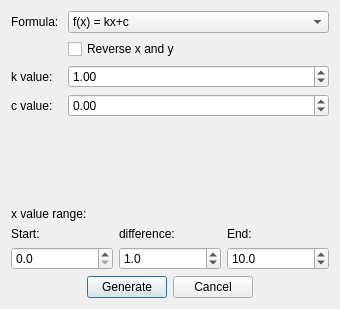
<?xml version="1.0" encoding="UTF-8"?>
<ui version="4.0">
 <class>Dialog</class>
 <widget class="QDialog" name="Dialog">
  <property name="geometry">
   <rect>
    <x>0</x>
    <y>0</y>
    <width>340</width>
    <height>309</height>
   </rect>
  </property>
  <property name="minimumSize">
   <size>
    <width>340</width>
    <height>309</height>
   </size>
  </property>
  <property name="maximumSize">
   <size>
    <width>340</width>
    <height>309</height>
   </size>
  </property>
  <property name="windowTitle">
   <string>Formula ...</string>
  </property>
  <property name="windowIcon">
   <iconset resource="../../../icons.qrc">
    <normaloff>:/icons/DimensionalSynthesis.png</normaloff>:/icons/DimensionalSynthesis.png</iconset>
  </property>
  <property name="modal">
   <bool>true</bool>
  </property>
  <layout class="QVBoxLayout" name="verticalLayout_4">
   <item>
    <layout class="QFormLayout" name="formLayout">
     <item row="0" column="1">
      <widget class="QComboBox" name="formula">
       <item>
        <property name="text">
         <string>f(x) = kx+c</string>
        </property>
       </item>
       <item>
        <property name="text">
         <string>f(x) = kx²+c</string>
        </property>
       </item>
       <item>
        <property name="text">
         <string>f(x) = kcos(xπ/180)+c</string>
        </property>
       </item>
       <item>
        <property name="text">
         <string>f(x) = ksin(xπ/180)+c</string>
        </property>
       </item>
      </widget>
     </item>
     <item row="0" column="0">
      <widget class="QLabel" name="label_4">
       <property name="text">
        <string>Formula: </string>
       </property>
      </widget>
     </item>
     <item row="2" column="0">
      <widget class="QLabel" name="label_6">
       <property name="text">
        <string>k value: </string>
       </property>
      </widget>
     </item>
     <item row="2" column="1">
      <widget class="QDoubleSpinBox" name="coefficientValue">
       <property name="minimum">
        <double>-10000.000000000000000</double>
       </property>
       <property name="maximum">
        <double>10000.000000000000000</double>
       </property>
       <property name="value">
        <double>1.000000000000000</double>
       </property>
      </widget>
     </item>
     <item row="3" column="0">
      <widget class="QLabel" name="label_7">
       <property name="text">
        <string>c value: </string>
       </property>
      </widget>
     </item>
     <item row="3" column="1">
      <widget class="QDoubleSpinBox" name="constant">
       <property name="minimum">
        <double>-10000.000000000000000</double>
       </property>
       <property name="maximum">
        <double>10000.000000000000000</double>
       </property>
      </widget>
     </item>
     <item row="1" column="1">
      <widget class="QCheckBox" name="reverseX">
       <property name="text">
        <string>Reverse x and y</string>
       </property>
      </widget>
     </item>
    </layout>
   </item>
   <item>
    <spacer name="verticalSpacer">
     <property name="orientation">
      <enum>Qt::Vertical</enum>
     </property>
     <property name="sizeHint" stdset="0">
      <size>
       <width>20</width>
       <height>0</height>
      </size>
     </property>
    </spacer>
   </item>
   <item>
    <widget class="QLabel" name="label_5">
     <property name="text">
      <string>x value range:</string>
     </property>
    </widget>
   </item>
   <item>
    <layout class="QHBoxLayout" name="horizontalLayout">
     <item>
      <layout class="QVBoxLayout" name="verticalLayout">
       <item>
        <widget class="QLabel" name="label">
         <property name="text">
          <string>Start:</string>
         </property>
        </widget>
       </item>
       <item>
        <widget class="QDoubleSpinBox" name="startNum">
         <property name="decimals">
          <number>1</number>
         </property>
        </widget>
       </item>
      </layout>
     </item>
     <item>
      <layout class="QVBoxLayout" name="verticalLayout_2">
       <item>
        <widget class="QLabel" name="label_2">
         <property name="text">
          <string>difference:</string>
         </property>
        </widget>
       </item>
       <item>
        <widget class="QDoubleSpinBox" name="diffNum">
         <property name="decimals">
          <number>1</number>
         </property>
         <property name="minimum">
          <double>0.100000000000000</double>
         </property>
         <property name="value">
          <double>1.000000000000000</double>
         </property>
        </widget>
       </item>
      </layout>
     </item>
     <item>
      <layout class="QVBoxLayout" name="verticalLayout_3">
       <item>
        <widget class="QLabel" name="label_3">
         <property name="text">
          <string>End:</string>
         </property>
        </widget>
       </item>
       <item>
        <widget class="QDoubleSpinBox" name="endNum">
         <property name="decimals">
          <number>1</number>
         </property>
         <property name="maximum">
          <double>1000.000000000000000</double>
         </property>
         <property name="value">
          <double>10.000000000000000</double>
         </property>
        </widget>
       </item>
      </layout>
     </item>
    </layout>
   </item>
   <item>
    <layout class="QHBoxLayout" name="horizontalLayout_2">
     <item>
      <spacer name="horizontalSpacer">
       <property name="orientation">
        <enum>Qt::Horizontal</enum>
       </property>
       <property name="sizeHint" stdset="0">
        <size>
         <width>40</width>
         <height>20</height>
        </size>
       </property>
      </spacer>
     </item>
     <item>
      <widget class="QPushButton" name="generateButton">
       <property name="text">
        <string>Generate</string>
       </property>
      </widget>
     </item>
     <item>
      <widget class="QDialogButtonBox" name="buttonBox">
       <property name="standardButtons">
        <set>QDialogButtonBox::Cancel</set>
       </property>
      </widget>
     </item>
     <item>
      <spacer name="horizontalSpacer_2">
       <property name="orientation">
        <enum>Qt::Horizontal</enum>
       </property>
       <property name="sizeHint" stdset="0">
        <size>
         <width>40</width>
         <height>20</height>
        </size>
       </property>
      </spacer>
     </item>
    </layout>
   </item>
  </layout>
 </widget>
 <resources>
  <include location="../../../icons.qrc"/>
 </resources>
 <connections>
  <connection>
   <sender>buttonBox</sender>
   <signal>rejected()</signal>
   <receiver>Dialog</receiver>
   <slot>reject()</slot>
   <hints>
    <hint type="sourcelabel">
     <x>172</x>
     <y>118</y>
    </hint>
    <hint type="destinationlabel">
     <x>129</x>
     <y>70</y>
    </hint>
   </hints>
  </connection>
  <connection>
   <sender>generateButton</sender>
   <signal>clicked()</signal>
   <receiver>Dialog</receiver>
   <slot>accept()</slot>
   <hints>
    <hint type="sourcelabel">
     <x>126</x>
     <y>284</y>
    </hint>
    <hint type="destinationlabel">
     <x>169</x>
     <y>154</y>
    </hint>
   </hints>
  </connection>
 </connections>
</ui>
